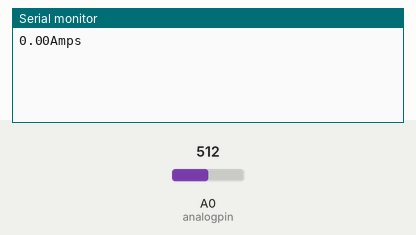
Bench run of a sketch on a simulated Arduino Uno, built with avr-gcc and run on an emulated ATmega328P. Shown: the last lines printed to the serial monitor. The inputs (shaded band) are chosen by the test bench; at power-on: A0 (analogpin) = 512.

Above: at 1.2 s.
1.3 s: A0 (analogpin) set to 716
At 2.7 s:
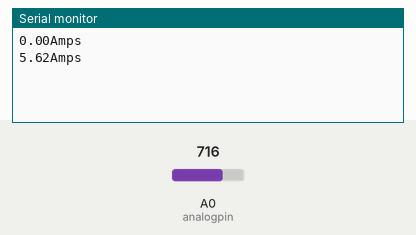
2.8 s: A0 (analogpin) set to 900
At 4.1 s:
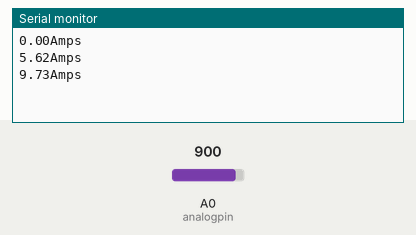
Timing chart, 0 to 5.8 s (numbered marks = the images above; inputs shaded):
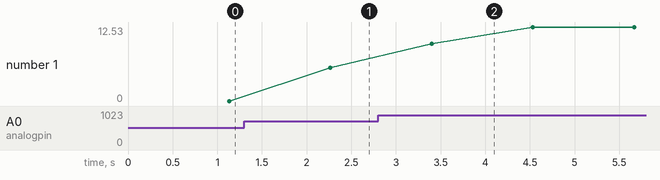

The sketch:

currentsensor.ino
```cpp
//variables for measured voltage and current
double Vout=0;
double current=0;
//scale factor for Hall Effect sensor depending on the model
//const double scalef=0.185;//5A
const double scalef=0.1;//20A
//const double scalef=0.066;//30A
int analogpin=A0;
const double vref=3.30;
const double resconv= 1024;
double resADC= vref/resconv;
double zerop= vref/2;

void setup()
{
   Serial.begin(9600);
}

void loop()
{
  for(int i=0;i<1000;i++)
  {
    Vout=(Vout+(resADC*analogRead(analogpin)));
    delay(1);

  }
  Vout/=1000;
  current=(Vout-zerop)/scalef;
  Serial.print(current,2);
  Serial.println("Amps");

}
```

Measured:
- after the input at 1.3 s, the serial monitor: prints a new line after 0.97 s (image 1)
- after the input at 2.8 s, the serial monitor: prints a new line after 0.60 s (image 2)
- plotted number 1: 0 → 5.62 after the input at 1.3 s, 5.62 → 12.53 after the input at 2.8 s
